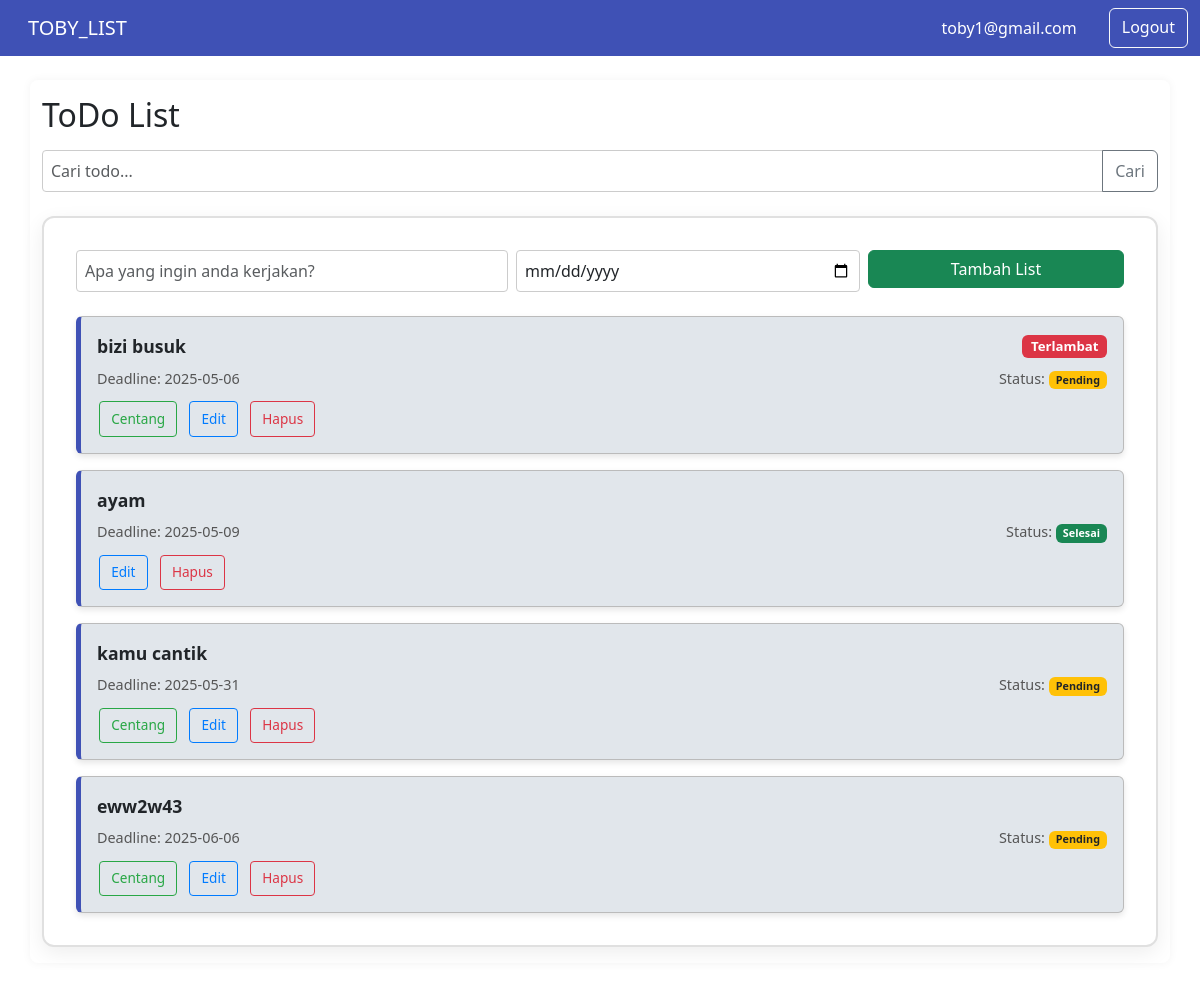
/toby_list/dashboard.php (signed in), run on the app's committed database.
### tables this page shows
CREATE TABLE `todos` (
  `id` int(11) NOT NULL,
  `user_id` int(11) NOT NULL,
  `title` varchar(255) NOT NULL,
  `status` enum('pending','completed') DEFAULT 'pending',
  `deadline` date DEFAULT NULL,
  `created_at` timestamp NOT NULL DEFAULT current_timestamp()
);

### toby_list/dashboard.php (the view, shortened to what this page needs)
<?php
require 'koneksi.php';
$user_id = $_SESSION['user_id'];
$search = isset($_GET['search']) ? '%' . $_GET['search'] . '%' : '%';
$sql = "SELECT * FROM todos WHERE user_id = ? AND title LIKE ? ORDER BY deadline ASC";
$stmt = $conn->prepare($sql);
$stmt->bind_param("is", $user_id, $search);
$stmt->execute();
$result = $stmt->get_result();
$todos = $result->fetch_all(MYSQLI_ASSOC);
?>
<!DOCTYPE html>
<html lang="en">
<head>
    <link rel="stylesheet" href="css/dashboard.css">
    <link href="https://cdn.jsdelivr.net/npm/bootstrap@5.3.3/dist/css/bootstrap.min.css" rel="stylesheet">
</head>
<body>
<nav class="navbar navbar-expand-lg navbar-dark">
    <div class="container-fluid">
        <a class="navbar-brand" href="#">TOBY_LIST</a>
        <div class="d-flex">
            <span class="navbar-text text-white me-3"><?= htmlspecialchars($_SESSION['email']) ?></span>
            <a href="logout.php" class="btn btn-outline-light">Logout</a>
        </div>
    </div>
</nav>
<div class="container mt-4">
    <h2 class="mb-3">ToDo List</h2>
    <form method="GET" class="mb-3">
        <div class="input-group">
            <input type="text" name="search" class="form-control" placeholder="Cari todo..." value="<?= isset($_GET['search']) ? htmlspecialchars($_GET['search']) : '' ?>">
            <button class="btn btn-outline-secondary" type="submit">Cari</button>
        </div>
    </form>
    <div class="todo-wrapper-box">
        <form action="tambah_task.php" method="POST" class="mb-4">
            <div class="row g-2">
                <div class="col-md-5">
                    <input type="text" name="title" class="form-control" placeholder="Apa yang ingin anda kerjakan?" required>
                </div>
                <div class="col-md-4">
                    <input type="date" name="deadline" class="form-control" required>
                </div>
                <div class="col-md-3">
                    <button type="submit" class="btn btn-success w-100">Tambah List</button>
                </div>
            </div>
        </form>
        <?php if (count($todos) === 0): ?>
            <p class="text-muted">Belum ada list.</p>
        <?php else: ?>
            <div class="todo-list">
                <?php foreach ($todos as $todo): ?>
                    <div class="todo-box">
                        <div class="todo-header">
                            <strong><?= htmlspecialchars($todo['title']) ?></strong>
                            <?php if ($todo['status'] === 'pending' && $todo['deadline'] < date('Y-m-d')): ?>
                                <span class="badge bg-danger">Terlambat</span>
                            <?php endif; ?>
                        </div>
                        <div class="todo-info">
                            <span>Deadline: <?= htmlspecialchars($todo['deadline']) ?></span>
                            <span>Status:
                                <?php if ($todo['status'] === 'completed'): ?>
                                    <span class="badge bg-success">Selesai</span>
                                <?php else: ?>
                                    <span class="badge bg-warning text-dark">Pending</span>
                                <?php endif; ?>
                            </span>
                        </div>
                        <div class="todo-actions">
                            <?php if ($todo['status'] === 'pending'): ?>
                                <a href="centang_task.php?id=<?= $todo['id'] ?>" class="btn-action btn-outline-success">Centang</a>
                            <?php endif; ?>
                            <a href="edit_task.php?id=<?= $todo['id'] ?>" class="btn-action btn-outline-primary">Edit</a>
                            <a href="hapus_task.php?id=<?= $todo['id'] ?>" onclick="return confirm('Yakin hapus List ini?')" class="btn-action btn-outline-danger">Hapus</a>
                        </div>
                    </div>
                <?php endforeach; ?>
            </div>
        <?php endif; ?>
    </div>
</div>
</body>
</html>

### toby_list/css/dashboard.css (style rules this page uses)
body { margin: 0; font-family: Arial, sans-serif; background-color: #f7f9fc; }
.navbar { background-color: #3f51b5; color: white; padding: 1rem 2rem; display: flex; justify-content: space-between; align-items: center; }
.navbar a { color: white; text-decoration: none; margin-left: 1rem; }
.container { max-width: 900px; margin: 2rem auto; padding: 1rem; background-color: white; border-radius: 8px; box-shadow: 0 0 10px rgba(0,0,0,0.05); }
h2 { margin-bottom: 1rem; color: #333; }
form { margin-bottom: 1.5rem; }
input[type="text"], input[type="date"] { flex: 1; padding: 0.5rem; border: 1px solid #ccc; border-radius: 4px; }
button { padding: 0.5rem 1rem; background-color: #28a745; border: none; color: white; border-radius: 4px; cursor: pointer; }
.badge { padding: 0.25rem 0.5rem; border-radius: 4px; font-size: 0.875rem; }
.bg-success { background-color: #28a745; color: white; }
.bg-warning { background-color: #ffc107; color: black; }
.bg-danger { background-color: #dc3545; color: white; }
.btn-action { display: inline-block; padding: 0.4rem 0.7rem; margin: 0 2px; border-radius: 4px; text-decoration: none; font-size: 0.85rem; }
.btn-outline-primary { border: 1px solid #007bff; color: #007bff; }
.btn-outline-danger { border: 1px solid #dc3545; color: #dc3545; }
.btn-outline-success { border: 1px solid #28a745; color: #28a745; }
.todo-list { display: flex; flex-direction: column; gap: 1rem; }
.todo-box { background-color: #e1e6eb; border: 1px solid #bbb; border-left: 5px solid #3f51b5; border-radius: 6px; padding: 1rem; box-shadow: 0 3px 6px rgba(0, 0, 0, 0.1); }
.todo-header { display: flex; justify-content: space-between; align-items: center; font-size: 1.1rem; margin-bottom: 0.5rem; }
.todo-info { display: flex; justify-content: space-between; font-size: 0.9rem; margin-bottom: 0.75rem; color: #555; }
.todo-actions { display: flex; gap: 0.5rem; }
.todo-wrapper-box { background-color: #ffffff; border: 2px solid #e0e0e0; border-radius: 12px; padding: 2rem; box-shadow: 0 6px 20px rgba(0, 0, 0, 0.07); margin-top: 1.5rem; }

### data on the page
todos: title "bizi busuk", status "Terlambat", deadline "2025-05-06"
todos: title "ayam", deadline "2025-05-09", status "Selesai"
todos: title "kamu cantik", deadline "2025-05-31", status "Pending"
todos: title "eww2w43", deadline "2025-06-06", status "Pending"

### other printed values
$_SESSION['email'] "toby1@gmail.com"
